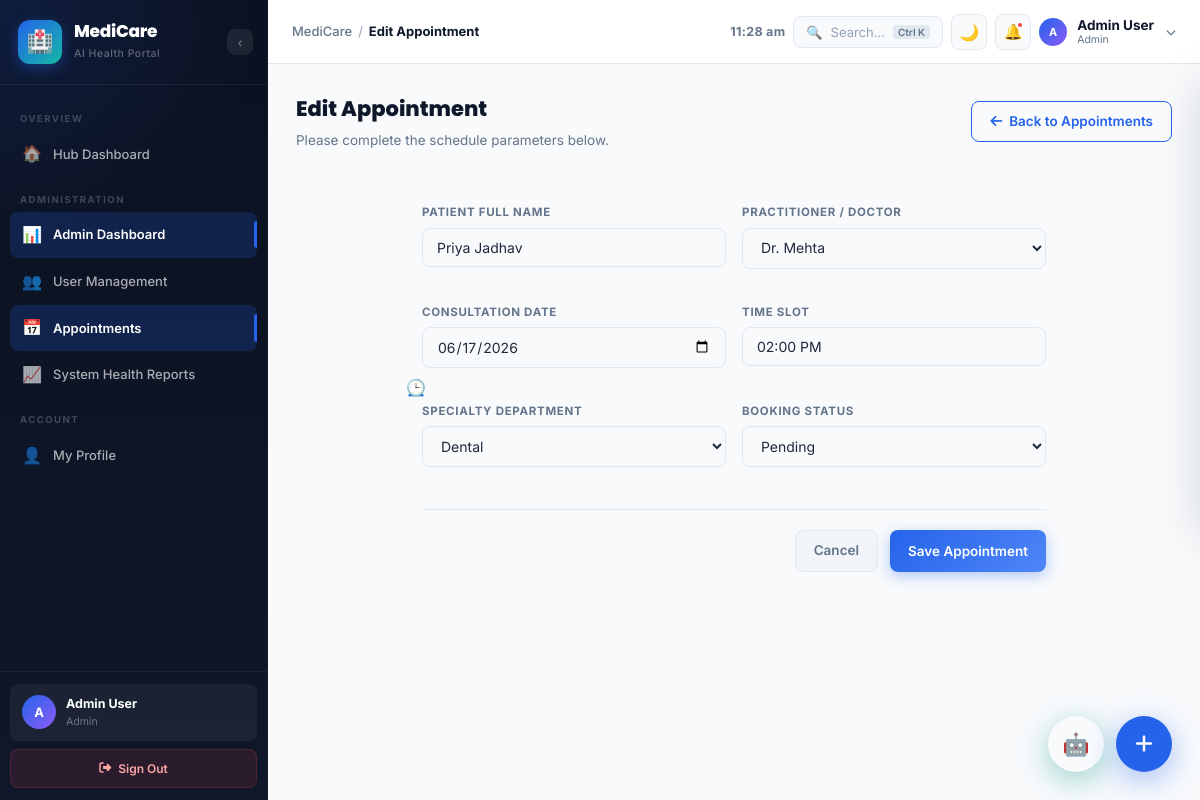
The page /admin/appointments/edit/2 (signed in) on the database its author committed.
### tables this page shows
CREATE TABLE users (
        id          INTEGER PRIMARY KEY AUTOINCREMENT,
        name        TEXT    NOT NULL,
        email       TEXT    UNIQUE NOT NULL,
        password    TEXT    NOT NULL,
        role        TEXT    NOT NULL,
        status      TEXT    NOT NULL DEFAULT 'Active',
        created_at  TEXT    NOT NULL
    );

CREATE TABLE appointments (
        id                INTEGER PRIMARY KEY AUTOINCREMENT,
        patient_name      TEXT NOT NULL,
        doctor_name       TEXT NOT NULL,
        appointment_date  TEXT NOT NULL,
        department        TEXT NOT NULL,
        status            TEXT NOT NULL DEFAULT 'Pending',
        time              TEXT NOT NULL DEFAULT ''
    );

### project/app.py (the view, shortened to what this page needs)
@app.route("/admin/appointments/edit/<int:appointment_id>", methods=["GET", "POST"])
def edit_appointment(appointment_id):
    res = require_role("Admin")
    if res: return res
    user = get_current_user()
    conn = get_db()
    appt = conn.execute("SELECT * FROM appointments WHERE id=?", (appointment_id,)).fetchone()
    conn.close()
    return render_template("appointment_form.html", user=user, title="Edit Appointment", appointment=appt)

### project/app.py (called while the page is built)
def get_db():
    conn = sqlite3.connect(DB_PATH)
    conn.row_factory = sqlite3.Row
    return conn

def get_current_user():
    if "user_id" not in session:
        return None
    conn = get_db()
    user = conn.execute("SELECT * FROM users WHERE id=?", (session["user_id"],)).fetchone()
    conn.close()
    return user

def require_role(*roles):
    user = get_current_user()
    if not user or user["role"] not in roles:
        flash("Access Denied", "danger")
        return redirect(url_for("dashboard"))
    return None

@app.before_request
def require_login():
    if request.endpoint not in PUBLIC_ROUTES and "user_id" not in session:
        if request.path.startswith("/api/"):
            return jsonify({"success": False, "error": "Authentication required."}), 401
        return redirect(url_for("login"))

### project/templates/appointment_form.html (shortened to what this page needs)
{% extends 'base.html' %}
{% block page_title %}{{ title }}{% endblock %}
{% block content %}
<div style="display:flex;justify-content:space-between;align-items:center;margin-bottom:24px;" class="reveal">
  <div>
    <h2 style="font-family:var(--font-head);font-weight:800;color:var(--text-heading);margin-bottom:4px;">{{ title }}</h2>
    <p style="color:var(--text-sub);font-size:13.5px;margin-bottom:0;">Please complete the schedule parameters below.</p>
  </div>
  <a href="{{ url_for('admin_appointments') }}" class="btn btn-outline"><i class="fa-solid fa-arrow-left"></i> Back to Appointments</a>
</div>
<div class="content-card form-card reveal" style="padding:28px;margin:0 auto 40px;">
  <form method="POST" autocomplete="off" id="apptForm">
    <div class="form-row" style="margin-bottom:16px;">
      <div class="form-group">
        <label class="form-label" for="patient_name">Patient Full Name</label>
        <div class="input-icon-wrap">
          <span class="input-prefix">👤</span>
          <input type="text" id="patient_name" name="patient_name" class="form-control" placeholder="e.g. Rahul Patil" value="{{ appointment.patient_name if appointment else '' }}" required />
        </div>
      </div>
      <div class="form-group">
        <label class="form-label" for="doctor_name">Practitioner / Doctor</label>
        <select id="doctor_name" name="doctor_name" class="form-control" required>
          {% for doc in ['Dr. Sneha Patil', 'Dr. Mehta', 'Dr. Khan', 'Dr. Patil'] %}
          <option value="{{ doc }}" {% if appointment and appointment.doctor_name == doc %}selected{% endif %}>{{ doc }}</option>
          {% endfor %}
        </select>
      </div>
    </div>
    <div class="form-row" style="margin-bottom:16px;">
      <div class="form-group">
        <label class="form-label" for="appointment_date">Consultation Date</label>
        <input type="date" id="appointment_date" name="appointment_date" class="form-control" value="{{ appointment.appointment_date if appointment else '' }}" required />
      </div>
      <div class="form-group">
        <label class="form-label" for="time">Time Slot</label>
        <div class="input-icon-wrap">
          <span class="input-prefix">🕒</span>
          <input type="text" id="time" name="time" class="form-control" placeholder="e.g. 10:30 AM" value="{{ appointment.time if appointment else '' }}" required />
        </div>
      </div>
    </div>
    <div class="form-row" style="margin-bottom:24px;">
      <div class="form-group">
        <label class="form-label" for="department">Specialty Department</label>
        <select id="department" name="department" class="form-control" required>
          {% for dept in ['Cardiology', 'Dental', 'Orthopedic', 'General', 'Dermatology', 'Neurology', 'Pediatrics', 'Radiology'] %}
          <option value="{{ dept }}" {% if appointment and appointment.department == dept %}selected{% endif %}>{{ dept }}</option>
          {% endfor %}
        </select>
      </div>
      <div class="form-group">
        <label class="form-label" for="status">Booking Status</label>
        <select id="status" name="status" class="form-control" required>
          {% for st in ['Pending', 'Confirmed', 'Upcoming', 'Completed', 'Cancelled'] %}
          <option value="{{ st }}" {% if appointment and appointment.status == st %}selected{% endif %}>{{ st }}</option>
          {% endfor %}
        </select>
      </div>
    </div>
    <div style="display:flex;gap:12px;justify-content:flex-end;border-top:1px solid var(--border);padding-top:20px;">
      <a href="{{ url_for('admin_appointments') }}" class="btn btn-ghost" style="border:1.5px solid var(--border);">Cancel</a>
      <button type="submit" class="btn btn-primary" id="saveBtn">Save Appointment</button>
    </div>
  </form>
</div>
{% endblock %}

### project/templates/base.html (shortened to what this page needs)
<!DOCTYPE html>
<html lang="en" data-theme="light">
<head>
  <link rel="stylesheet" href="https://cdnjs.cloudflare.com/ajax/libs/font-awesome/6.5.2/css/all.min.css" />
  <link rel="stylesheet" href="{{ url_for('static', filename='css/style.css') }}" />
</head>
<body>
<div class="app-wrapper" id="app-wrapper">
  <aside class="sidebar" id="app-sidebar">
    <a href="{{ url_for('dashboard_home') }}" class="sidebar-logo" style="text-decoration:none;">
      <div class="logo-mark">🏥</div>
      <div class="logo-text">
        <h2>MediCare</h2>
        <span>AI Health Portal</span>
      </div>
      <button class="sidebar-toggle-btn" id="sidebar-mini-btn" title="Collapse sidebar" onclick="event.preventDefault()">‹</button>
    </a>
    <nav class="sidebar-nav">
      <div class="nav-section-label">Overview</div>
      <a href="{{ url_for('dashboard_home') }}" class="nav-link">
        <span class="nav-icon">🏠</span><span class="nav-label">Hub Dashboard</span>
      </a>
      {% if session.get('user_role') == 'Admin' %}
      <div class="nav-section-label">Administration</div>
      <a href="{{ url_for('admin_dashboard') }}" class="nav-link">
        <span class="nav-icon">📊</span><span class="nav-label">Admin Dashboard</span>
      </a>
      <a href="{{ url_for('admin_users') }}" class="nav-link">
        <span class="nav-icon">👥</span><span class="nav-label">User Management</span>
      </a>
      <a href="{{ url_for('admin_appointments') }}" class="nav-link">
        <span class="nav-icon">📅</span><span class="nav-label">Appointments</span>
      </a>
      <a href="{{ url_for('health_stats') }}" class="nav-link">
        <span class="nav-icon">📈</span><span class="nav-label">System Health Reports</span>
      </a>
      {% endif %}
      <div class="nav-section-label">Account</div>
      <a href="{{ url_for('profile') }}" class="nav-link">
        <span class="nav-icon">👤</span><span class="nav-label">My Profile</span>
      </a>
    </nav>
    <div class="sidebar-footer">
      <a href="{{ url_for('profile') }}" class="sidebar-user" style="text-decoration:none;">
        <div class="user-avatar">{{ session.get('user_name','U')[0].upper() }}</div>
        <div class="user-info">
          <div class="user-name">{{ session.get('user_name','User') }}</div>
          <div class="user-role">{{ session.get('user_role','') }}</div>
        </div>
      </a>
      <a href="#" onclick="event.preventDefault(); openModal('logout-confirm-modal')" class="btn-sidebar-logout">
        <i class="fa-solid fa-right-from-bracket"></i>
        <span class="logout-label">Sign Out</span>
      </a>
    </div>
  </aside>
  <div class="main-content">
    <header class="topbar" id="main-topbar">
      <div class="topbar-left">
        <nav class="breadcrumb">
          <span class="breadcrumb-root">MediCare</span>
          <span class="breadcrumb-sep">/</span>
          <span class="breadcrumb-current">{% block page_title %}Dashboard{% endblock %}</span>
        </nav>
      </div>
      <div class="topbar-right">
        <span class="live-clock" id="live-clock"></span>
        <button class="topbar-search" data-search-open title="Search (Ctrl+K)">
          <span>🔍</span>
          <span>Search…</span>
          <kbd>Ctrl K</kbd>
        </button>
        <button class="dark-mode-toggle" onclick="toggleTheme()" title="Toggle dark mode">🌙</button>
        <button class="tb-btn" id="notif-btn" title="Notifications">
          🔔
          <span class="notif-dot"></span>
        </button>
        <div class="topbar-user-dropdown" style="position:relative;">
          <button class="topbar-user-btn" style="background:none; border:none; display:flex; align-items:center; text-align:left; gap:10px; cursor:pointer;" onclick="toggleUserDropdown(event)">
            <div class="tb-avatar">{{ session.get('user_name','U')[0].upper() }}</div>
            <div style="display:flex; flex-direction:column;">
              <span class="tb-user-name" style="font-weight:700; font-size:13.5px; color:var(--text-heading);">{{ session.get('user_name','User') }}</span>
              <span class="tb-user-role" style="font-size:10.5px; color:var(--text-sub);">{{ session.get('user_role','') }}</span>
            </div>
            <i class="fa-solid fa-chevron-down" style="font-size:10px; color:var(--text-sub); margin-left:2px;"></i>
          </button>
        </div>
      </div>
    </header>
    <div class="page-body">
      {% block content %}{% endblock %}
    </div>
  </div>
</div>
<div class="fab-container" id="fabContainer">
  <button class="fab-main-btn" id="fabMainBtn" title="Quick Actions">
    <i class="fa-solid fa-plus"></i>
  </button>
</div>
<div class="chat-fab-container">
  <button class="chat-fab-btn" id="chatFabBtn" title="AI Health Assistant">🤖</button>
</div>
</body>
</html>

### project/templates/base.html (style rules this page uses)
.fab-container { position: fixed; bottom: 28px; right: 28px; z-index: 999; }
.fab-main-btn { width: 56px; height: 56px; border-radius: 50%; background: #2563EB !important; color: #fff !important; font-size: 20px; border: none; cursor: pointer; display: flex; align-items: center; justify-content: center; box-shadow: 0 8px 30px rgba(37, 99, 235, 0.4); transition: all 0.3s ease; animation: pulse-ring 2.0s infinite; }
.chat-fab-container { position: fixed; bottom: 28px; right: 96px; z-index: 998; }
.chat-fab-btn { width: 56px; height: 56px; border-radius: 50%; background: var(--teal) !important; color: #fff !important; font-size: 22px; border: none; cursor: pointer; display: flex; align-items: center; justify-content: center; box-shadow: 0 8px 30px rgba(13, 148, 136, 0.4); transition: all 0.3s ease; }

### rows shown on the page
users: get "Admin User", get "Admin"
appointments: patient_name "Priya Jadhav", doctor_name "Dr. Mehta", appointment_date "06/17/2026", time "02:00 PM", department "Dental", status "Pending"

### other values the page prints
{{ session.get('user_name','U')[0].upper() }} "A"
{{ title }} "Edit Appointment"
